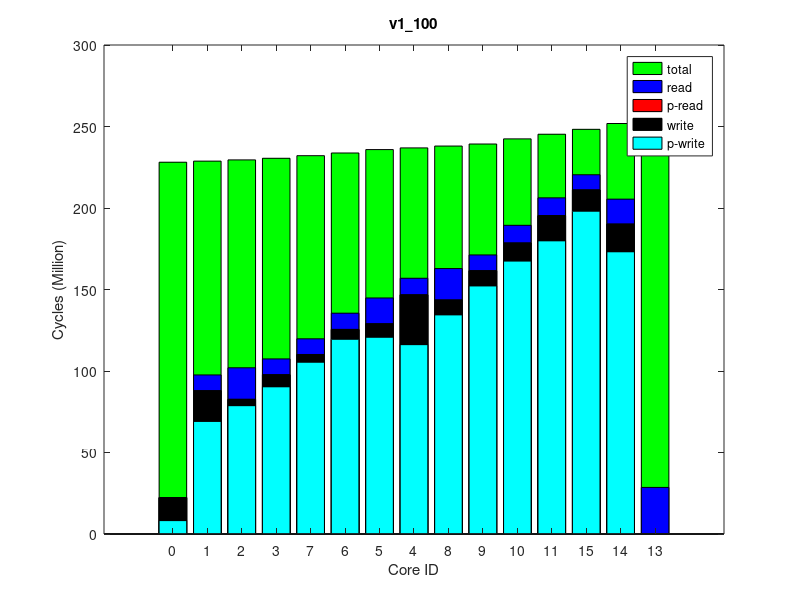

Write MATLAB code to recreate this figure.
times(1, :, :) = [
0, 229679691, 0
0, 230352034, 0
1450, 231117277, 0
0, 232105502, 0
0, 233704189, 0
852, 235379627, 0
0, 237507030, 0
0, 238554624, 0
58, 239707588, 0
0, 240972285, 0
0, 244169490, 0
0, 247161815, 0
296, 250176533, 0
0, 253875916, 0
0, 254535999, 0
];
times(2, :, :) = [
0, 229673418, 0
0, 230347689, 0
580, 231106407, 0
0, 232097176, 0
180, 233694615, 0
852, 235370911, 0
0, 237499561, 0
0, 238547703, 0
0, 239698436, 0
0, 240963550, 0
0, 244160707, 0
0, 247157441, 0
232, 250172256, 0
0, 253855034, 0
58, 254507698, 0
];
times(3, :, :) = [
0, 229669330, 0
0, 230342552, 0
1334, 231104761, 0
0, 232093352, 0
424, 233692046, 0
943, 235368391, 0
0, 237498992, 0
0, 238548185, 0
0, 239700782, 0
0, 240964541, 0
0, 244162186, 0
0, 247158419, 0
0, 250173820, 0
0, 253866292, 0
0, 254525639, 0
];
times(4, :, :) = [
0, 229671066, 0
0, 230343410, 0
406, 231105383, 0
0, 232095875, 0
244, 233693922, 0
847, 235370721, 0
0, 237500078, 0
0, 238548575, 0
0, 239700916, 0
0, 240964303, 0
0, 244161143, 0
0, 247155749, 0
58, 250170460, 0
0, 253863909, 0
58, 254526849, 0
];
times(5, :, :) = [
0, 229667344, 0
0, 230338232, 0
1334, 231102958, 0
0, 232093510, 0
174, 233691338, 0
612, 235367184, 0
0, 237496195, 0
0, 238544789, 0
0, 239696093, 0
58, 240959849, 0
0, 244156599, 0
0, 247150255, 0
174, 250165145, 0
0, 253851252, 0
0, 254508011, 0
];
times(6, :, :) = [
0, 229690551, 0
0, 230366404, 0
1218, 231127393, 0
0, 232117768, 0
116, 233715842, 0
714, 235392865, 0
0, 237522262, 0
0, 238570460, 0
116, 239722898, 0
0, 240986825, 0
0, 244184171, 0
0, 247180816, 0
180, 250195348, 0
0, 253883637, 0
0, 254553157, 0
];
times(7, :, :) = [
0, 229681683, 0
0, 230353365, 0
1392, 231115944, 0
0, 232104675, 0
296, 233703105, 0
695, 235379682, 0
0, 237509276, 0
0, 238557381, 0
0, 239708592, 0
0, 240973744, 0
0, 244172592, 0
0, 247168693, 0
1238, 250183979, 0
0, 253867218, 0
0, 254530678, 0
];
times(8, :, :) = [
0, 229667867, 0
0, 230341251, 0
870, 231105949, 0
0, 232094816, 0
58, 233692993, 0
758, 235370229, 0
0, 237499747, 0
0, 238548564, 0
0, 239699914, 0
0, 240964042, 0
0, 244160762, 0
0, 247153924, 0
0, 250168980, 0
0, 253858932, 0
0, 254510456, 0
];
times(9, :, :) = [
0, 229678662, 0
0, 230349497, 0
580, 231111301, 0
0, 232100602, 0
58, 233699624, 0
811, 235375447, 0
0, 237504559, 0
0, 238552569, 0
0, 239703856, 0
0, 240967198, 0
0, 244164120, 0
0, 247158270, 0
1484, 250173349, 0
0, 253861055, 0
0, 254525767, 0
];
times(10, :, :) = [
0, 229663619, 0
0, 230333862, 0
464, 231097423, 0
0, 232086409, 0
360, 233685645, 0
693, 235362330, 0
0, 237492922, 0
0, 238541505, 0
58, 239693512, 0
464, 240956246, 0
0, 244155101, 0
0, 247150212, 0
58, 250165098, 0
0, 253858858, 0
0, 254522529, 0
];
ave_times = round(squeeze(mean(times)));
format long g, ave_times
std_times = round(squeeze(std(times)));
format long g, std_times
polling_read_times = ave_times;
times(1, :, :) = [
8214641, 227719226, 0
69010063, 228389644, 0
78678046, 229145347, 0
90264269, 230131439, 0
105322519, 231728528, 0
119430644, 233372819, 0
120661679, 235467984, 0
116151909, 236499659, 0
134416145, 237632662, 0
152162047, 238880938, 0
167490373, 242034816, 0
179842330, 244881786, 0
198009663, 247896309, 0
173133424, 251459625, 0
0, 252120927, 0
];
times(2, :, :) = [
8216316, 227715579, 0
69072829, 228387484, 0
78752749, 229144190, 0
90321270, 230130367, 0
105411273, 231728224, 0
119456995, 233372655, 0
120698861, 235467155, 0
116199363, 236498913, 0
134483592, 237631513, 0
152268017, 238879891, 0
167375714, 242034163, 0
179867940, 244878966, 0
198006043, 247893734, 0
173125054, 251450273, 0
0, 252110272, 0
];
times(3, :, :) = [
8213367, 227713969, 0
69025256, 228385797, 0
78702565, 229140706, 0
90263691, 230126857, 0
105344087, 231723969, 0
119453775, 233368202, 0
120663773, 235463275, 0
116148503, 236494618, 0
134415796, 237627284, 0
152213912, 238875188, 0
167352375, 242031027, 0
179882061, 244877574, 0
198048418, 247892155, 0
173167301, 251460649, 0
0, 252119731, 0
];
times(4, :, :) = [
8213721, 227724737, 0
69048502, 228394507, 0
78718803, 229149744, 0
90284221, 230136717, 0
105337391, 231734724, 0
119443705, 233379119, 0
120676139, 235473893, 0
116166955, 236505774, 0
134409419, 237638441, 0
152193099, 238886413, 0
167335796, 242039421, 0
179868576, 244888159, 0
198033822, 247902620, 0
173125767, 251452258, 0
0, 252107351, 0
];
times(5, :, :) = [
8204236, 227715481, 0
69036232, 228387026, 0
78721551, 229142254, 0
90342965, 230128458, 0
105330882, 231725256, 0
119407627, 233370377, 0
120659764, 235465207, 0
116142844, 236497398, 0
134395844, 237629911, 0
152163139, 238878141, 0
167447215, 242033114, 0
179830351, 244878059, 0
197981599, 247892555, 0
173133750, 251457279, 0
0, 252113815, 0
];
times(6, :, :) = [
8223011, 227727858, 0
69030544, 228399131, 0
78714433, 229153745, 0
90272141, 230139601, 0
105320283, 231736629, 0
119408588, 233381491, 0
120650831, 235476929, 0
116147435, 236508473, 0
134381286, 237641174, 0
152109883, 238889270, 0
167438577, 242041566, 0
179806267, 244883799, 0
197965287, 247898587, 0
173125024, 251447708, 0
0, 252104259, 0
];
times(7, :, :) = [
8227690, 227728378, 0
69144373, 228402201, 0
78834708, 229158911, 0
90421607, 230145007, 0
105472822, 231743067, 0
119489916, 233387163, 0
120725974, 235483818, 0
116217754, 236516111, 0
134450065, 237648615, 0
152185748, 238896495, 0
167514437, 242050628, 0
179837034, 244894401, 0
197991921, 247909027, 0
173137545, 251460582, 0
0, 252117809, 0
];
times(8, :, :) = [
8220147, 227724777, 0
69063491, 228394944, 0
78707530, 229150076, 0
90280822, 230136236, 0
105340855, 231733111, 0
119407262, 233377078, 0
120660805, 235472103, 0
116148628, 236504097, 0
134411999, 237636781, 0
152147860, 238884402, 0
167466023, 242039406, 0
179847966, 244884157, 0
198015695, 247898713, 0
173144027, 251461224, 0
0, 252125643, 0
];
times(9, :, :) = [
8215400, 227727778, 0
69056232, 228401180, 0
78744471, 229156147, 0
90295654, 230143088, 0
105371863, 231740315, 0
119478949, 233385538, 0
120718719, 235480354, 0
116201090, 236512138, 0
134457441, 237644818, 0
152254216, 238893054, 0
167370746, 242047752, 0
179917326, 244894269, 0
198072602, 247908775, 0
173147478, 251460463, 0
0, 252117270, 0
];
times(10, :, :) = [
8228609, 227723353, 0
69071444, 228394034, 0
78743453, 229149603, 0
90298970, 230136085, 0
105378476, 231733504, 0
119467150, 233377865, 0
120700377, 235473586, 0
116194643, 236505147, 0
134471123, 237638671, 0
152184175, 238886621, 0
167508778, 242040946, 0
179896587, 244887019, 0
198012746, 247901569, 0
173167394, 251469084, 0
0, 252132439, 0
];
ave_times = round(squeeze(mean(times)));
format long g, ave_times
std_times = round(squeeze(std(times)));
format long g, std_times
polling_write_times = ave_times;
times(1, :, :) = [
0, 254771768, 0
9677479, 255511326, 64000
19363470, 256330904, 128000
9712600, 257368233, 64000
9625486, 259090457, 64000
10070748, 260901661, 64000
15842414, 263196812, 128000
10152279, 264317140, 64000
19308175, 265543647, 128000
9732525, 266879563, 64000
10846648, 270235149, 64000
10822380, 273350570, 64000
9305965, 276545020, 64000
15297700, 280350657, 128000
28577992, 281052351, 255980
];
times(2, :, :) = [
0, 254753232, 0
9689218, 255492379, 64000
19368548, 256312316, 128000
9719869, 257348915, 64000
9628303, 259080474, 64000
10023231, 260891527, 64000
15853103, 263186623, 128000
10164995, 264306689, 64000
19306520, 265533970, 128000
9650256, 266870610, 64000
10818498, 270222512, 64000
10980021, 273340723, 64000
9345759, 276536390, 64000
15289306, 280344907, 128000
28579373, 281050115, 255980
];
times(3, :, :) = [
0, 254754351, 0
9673848, 255492878, 64000
19376917, 256311501, 128000
9709892, 257346834, 64000
9639317, 259073397, 64000
9856834, 260883885, 64000
15828684, 263179603, 128000
10171716, 264299859, 64000
19296925, 265526303, 128000
9676376, 266862336, 64000
10853491, 270217162, 64000
10898014, 273332436, 64000
9331964, 276527216, 64000
15314290, 280331712, 128000
28577955, 281038099, 255980
];
times(4, :, :) = [
0, 254805766, 0
9678951, 255545474, 64000
19363130, 256363879, 128000
9710524, 257398914, 64000
9626324, 259126081, 64000
10043188, 260937093, 64000
15841261, 263232431, 128000
10167607, 264352216, 64000
19296773, 265578828, 128000
9736289, 266914771, 64000
10836505, 270271671, 64000
10845296, 273388648, 64000
9311543, 276583857, 64000
15285034, 280391436, 128000
28578967, 281094926, 255980
];
times(5, :, :) = [
0, 254765036, 0
9677343, 255504238, 64000
19381052, 256323191, 128000
9714993, 257358194, 64000
9636397, 259091044, 64000
9862718, 260902303, 64000
15830977, 263197614, 128000
10144513, 264318063, 64000
19330599, 265546367, 128000
9652532, 266882383, 64000
10829068, 270237936, 64000
10978664, 273355683, 64000
9340146, 276550967, 64000
15316002, 280358172, 128000
28576628, 281069277, 255980
];
times(6, :, :) = [
0, 254781705, 0
9687801, 255520387, 64000
19381082, 256339564, 128000
9712185, 257374016, 64000
9637377, 259097160, 64000
9855331, 260907847, 64000
15828703, 263202829, 128000
10156118, 264322832, 64000
19298537, 265549382, 128000
9624738, 266885447, 64000
10862136, 270242844, 64000
10828601, 273362454, 64000
9311487, 276557606, 64000
15307515, 280372817, 128000
28575867, 281080052, 255980
];
times(7, :, :) = [
0, 254763789, 0
9689041, 255501533, 64000
19362991, 256320417, 128000
9718600, 257358770, 64000
9632393, 259083252, 64000
9893211, 260892872, 64000
15826403, 263188415, 128000
10169641, 264308820, 64000
19297632, 265534364, 128000
9673470, 266870118, 64000
10872271, 270225871, 64000
10830355, 273344815, 64000
9311422, 276539882, 64000
15308095, 280342365, 128000
28579823, 281044692, 255980
];
times(8, :, :) = [
0, 254775234, 0
9677970, 255513245, 64000
19364742, 256332641, 128000
9710123, 257370940, 64000
9624304, 259100154, 64000
10084945, 260910775, 64000
15841175, 263205453, 128000
10155526, 264325375, 64000
19319844, 265551591, 128000
9647999, 266887425, 64000
10866893, 270243965, 64000
10830951, 273361623, 64000
9309135, 276556733, 64000
15290859, 280367830, 128000
28577126, 281070057, 255980
];
times(9, :, :) = [
0, 254747734, 0
9679215, 255486254, 64000
19378091, 256306482, 128000
9714736, 257344573, 64000
9635981, 259064256, 64000
9852669, 260874716, 64000
15833389, 263170391, 128000
10161619, 264290449, 64000
19302808, 265517289, 128000
9680114, 266854052, 64000
10834633, 270207051, 64000
10989963, 273323356, 64000
9352954, 276518434, 64000
15276921, 280333956, 128000
28576984, 281036531, 255980
];
times(10, :, :) = [
0, 254757366, 0
9688537, 255495549, 64000
19359580, 256315014, 128000
9716992, 257352015, 64000
9624073, 259081670, 64000
10071202, 260892402, 64000
15849510, 263187338, 128000
10155286, 264307555, 64000
19297866, 265534211, 128000
9688875, 266870774, 64000
10827978, 270224356, 64000
10987475, 273344098, 64000
9334628, 276539235, 64000
15320274, 280339713, 128000
28577598, 281045722, 255980
];
ave_times = round(squeeze(mean(times)));
format long g, ave_times
std_times = round(squeeze(std(times)));
format long g, std_times
read_times = ave_times;
times(1, :, :) = [
0, 228098640, 0
0, 228772473, 0
0, 229528153, 0
0, 230515782, 0
0, 232113199, 0
0, 233758342, 0
0, 235855048, 0
0, 236886921, 0
0, 238020292, 0
0, 239268839, 0
0, 242424931, 0
0, 245273304, 0
0, 248287619, 0
0, 251863185, 0
0, 252520475, 0
];
times(2, :, :) = [
0, 228094009, 0
0, 228765615, 0
0, 229522075, 0
0, 230509310, 0
0, 232107252, 0
0, 233752630, 0
0, 235849996, 0
0, 236882216, 0
0, 238015903, 0
0, 239264710, 0
0, 242420375, 0
0, 245264688, 0
0, 248279012, 0
0, 251852194, 0
0, 252507869, 0
];
times(3, :, :) = [
0, 228085235, 0
0, 228758439, 0
0, 229513189, 0
0, 230500199, 0
0, 232097466, 0
0, 233741920, 0
0, 235840610, 0
0, 236872376, 0
0, 238006206, 0
0, 239254268, 0
0, 242408480, 0
0, 245252496, 0
0, 248266893, 0
0, 251843554, 0
0, 252496981, 0
];
times(4, :, :) = [
0, 228087071, 0
0, 228760290, 0
0, 229515986, 0
0, 230503818, 0
0, 232101029, 0
0, 233745971, 0
0, 235843730, 0
0, 236875134, 0
0, 238009397, 0
0, 239257425, 0
0, 242413346, 0
0, 245259415, 0
0, 248273770, 0
0, 251834771, 0
0, 252493266, 0
];
times(5, :, :) = [
0, 228089034, 0
0, 228762898, 0
0, 229517279, 0
0, 230505327, 0
0, 232103681, 0
0, 233748039, 0
0, 235844353, 0
0, 236876613, 0
0, 238010499, 0
0, 239259260, 0
0, 242413313, 0
0, 245254496, 0
0, 248268951, 0
0, 251829023, 0
0, 252478390, 0
];
times(6, :, :) = [
0, 228097372, 0
0, 228769864, 0
0, 229526151, 0
0, 230513786, 0
0, 232111120, 0
0, 233756114, 0
0, 235852893, 0
0, 236884773, 0
0, 238018611, 0
0, 239266945, 0
0, 242423156, 0
0, 245272559, 0
0, 248286978, 0
0, 251863089, 0
0, 252520858, 0
];
times(7, :, :) = [
0, 228088196, 0
0, 228760209, 0
0, 229516098, 0
0, 230503462, 0
0, 232100803, 0
0, 233745369, 0
0, 235841309, 0
0, 236872520, 0
0, 238006392, 0
0, 239254657, 0
0, 242409329, 0
0, 245250942, 0
0, 248265410, 0
0, 251828449, 0
0, 252485309, 0
];
times(8, :, :) = [
0, 228096837, 0
0, 228770189, 0
0, 229525953, 0
0, 230513767, 0
0, 232110388, 0
0, 233755060, 0
0, 235853896, 0
0, 236885404, 0
0, 238019910, 0
0, 239268300, 0
0, 242425833, 0
0, 245271736, 0
0, 248286325, 0
0, 251842848, 0
0, 252497357, 0
];
times(9, :, :) = [
0, 228081285, 0
0, 228753916, 0
0, 229509907, 0
0, 230497185, 0
0, 232094803, 0
0, 233739192, 0
0, 235834806, 0
0, 236868014, 0
0, 238001341, 0
0, 239249126, 0
0, 242404535, 0
0, 245249651, 0
0, 248264095, 0
0, 251825704, 0
0, 252480515, 0
];
times(10, :, :) = [
0, 228073308, 0
0, 228744957, 0
0, 229500689, 0
0, 230487833, 0
0, 232085181, 0
0, 233729001, 0
0, 235826438, 0
0, 236858697, 0
0, 237992270, 0
0, 239240531, 0
0, 242394810, 0
0, 245239111, 0
0, 248253975, 0
0, 251833761, 0
0, 252488670, 0
];
ave_times = round(squeeze(mean(times)));
format long g, ave_times
std_times = round(squeeze(std(times)));
format long g, std_times
total_times = ave_times;
times(1, :, :) = [
22324368, 230163892, 64000
87839699, 230841312, 128000
82589948, 231588900, 64000
97696372, 232566647, 64000
110141469, 234156400, 64000
125512353, 235779150, 64000
128939601, 237847140, 64000
146746400, 238866680, 128000
143543166, 239976212, 64000
161544171, 241198254, 64000
178527686, 244278169, 64000
195298715, 247140291, 64000
211067768, 250058152, 64000
190130926, 253684371, 64000
0, 254332447, 0
];
times(2, :, :) = [
22337827, 230160885, 64000
87909707, 230836846, 128000
82612296, 231584542, 64000
97718657, 232562718, 64000
110157699, 234151829, 64000
125539467, 235776699, 64000
129013740, 237844460, 64000
146735782, 238866467, 128000
143612809, 239976020, 64000
161515485, 241197102, 64000
178497282, 244275718, 64000
195342189, 247141284, 64000
211085338, 250059708, 64000
190111063, 253670127, 64000
0, 254324280, 0
];
times(3, :, :) = [
22315517, 230157413, 64000
87923494, 230835643, 128000
82633351, 231583625, 64000
97719854, 232562593, 64000
110147997, 234152282, 64000
125534874, 235776593, 64000
128950147, 237845101, 64000
146725011, 238864939, 128000
143536852, 239973891, 64000
161499932, 241194782, 64000
178544715, 244274594, 64000
195320015, 247131150, 64000
211046012, 250048633, 64000
190098260, 253653548, 64000
0, 254314568, 0
];
times(4, :, :) = [
22335161, 230153566, 64000
87911793, 230828673, 128000
82635924, 231577027, 64000
97740356, 232553770, 64000
110164858, 234143180, 64000
125559862, 235768968, 64000
129070752, 237835319, 64000
146818340, 238857032, 128000
143581957, 239965967, 64000
161623949, 241187410, 64000
178598478, 244268271, 64000
195371467, 247132939, 64000
211091144, 250050558, 64000
190117059, 253661761, 64000
0, 254323657, 0
];
times(5, :, :) = [
22343022, 230171596, 64000
88219657, 230847936, 128000
82944121, 231596254, 64000
98042632, 232573855, 64000
110367158, 234163293, 64000
125673978, 235786213, 64000
129117444, 237852534, 64000
146829379, 238873570, 128000
143699152, 239983125, 64000
161653948, 241204107, 64000
178650655, 244283429, 64000
195485713, 247145142, 64000
211180234, 250061681, 64000
190124223, 253678012, 64000
0, 254324925, 0
];
times(6, :, :) = [
22319194, 230157769, 64000
87917745, 230834352, 128000
82599370, 231583770, 64000
97690741, 232561319, 64000
110115105, 234151302, 64000
125511211, 235773466, 64000
129072058, 237846829, 64000
146844596, 238866521, 128000
143653928, 239974157, 64000
161627862, 241195404, 64000
178685531, 244276803, 64000
195430710, 247139800, 64000
211116283, 250057439, 64000
190118712, 253668561, 64000
0, 254322961, 0
];
times(7, :, :) = [
22331064, 230157977, 64000
87899178, 230832567, 128000
82613385, 231582867, 64000
97683040, 232560213, 64000
110099737, 234149771, 64000
125431991, 235773955, 64000
128954039, 237840380, 64000
146719741, 238860036, 128000
143483456, 239968053, 64000
161476395, 241190105, 64000
178424759, 244271966, 64000
195298484, 247136021, 64000
211053965, 250053962, 64000
190168374, 253667226, 64000
0, 254327124, 0
];
times(8, :, :) = [
22324625, 230156722, 64000
87779421, 230830171, 128000
82455168, 231580930, 64000
97535068, 232558647, 64000
109969365, 234147975, 64000
125347058, 235772432, 64000
128850798, 237844937, 64000
146634431, 238864145, 128000
143419500, 239971894, 64000
161451807, 241191699, 64000
178451144, 244273240, 64000
195326469, 247137588, 64000
211055181, 250054558, 64000
190121737, 253673260, 64000
0, 254331350, 0
];
times(9, :, :) = [
22340048, 230169064, 64000
87874556, 230844950, 128000
82596604, 231593936, 64000
97714530, 232571200, 64000
110115657, 234160547, 64000
125525746, 235784872, 64000
128946537, 237853035, 64000
146696419, 238871575, 128000
143548985, 239979838, 64000
161506939, 241199780, 64000
178453497, 244279113, 64000
195288554, 247139496, 64000
211063889, 250056932, 64000
190197295, 253680283, 64000
0, 254333047, 0
];
times(10, :, :) = [
22301721, 230151714, 64000
87778823, 230826260, 128000
82498895, 231575488, 64000
97579357, 232552764, 64000
110022561, 234142324, 64000
125412799, 235767716, 64000
128819558, 237840669, 64000
146619828, 238861865, 128000
143490620, 239969574, 64000
161438430, 241190086, 64000
178511409, 244268486, 64000
195277466, 247133809, 64000
211009252, 250052530, 64000
190122512, 253668975, 64000
0, 254328306, 0
];
ave_times = round(squeeze(mean(times)));
format long g, ave_times
std_times = round(squeeze(std(times)));
format long g, std_times
write_times = ave_times;
mytitle = 'v1\_100';
% order = [1 2 3 4 8 7 6 5 9 10 11 12 15 14 13];
order = 1:15;

total_times = total_times(:, 2)(order);

read_times = read_times(:, 1)(order);
write_times = write_times(:, 1)(order);

polling_read_times = polling_read_times(:, 1)(order);
polling_write_times = polling_write_times(:, 1)(order);

total_times /= 1000000;

read_times /= 1000000;
write_times /= 1000000;

polling_read_times /= 1000000;
polling_write_times /= 1000000;

% laying read on top of write
read_times += write_times;
polling_read_times += write_times;

figure(1);
clf()
% set(gcf, 'Position', get(0,'Screensize'));
% set(gcf,'units','normalized','outerposition',[0 0 1 1])
bar(0:14, total_times,'g');
hold on;
bar(0:14, read_times,'b');
bar(0:14, polling_read_times,'r');
bar(0:14, write_times,'k');
bar(0:14, polling_write_times,'c');
hold off

axis([-2 16 0 300])
% axis([-1 15])
set(gca,'XTick',0:14);
set(gca,'xticklabel',{ '0'; '1'; '2'; '3'; '7'; '6'; '5'; '4'; '8'; '9'; '10'; '11'; '15'; '14'; '13' })

xlabel('Core ID')
ylabel('Cycles (Million)')

legend('total', 'read', 'p-read', 'write', 'p-write')
title(mytitle)
print(1, strcat(mytitle, '.png'))
